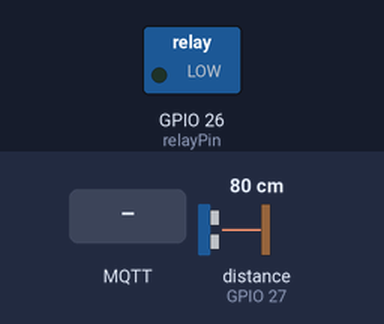
A sketch run on a simulated ESP32. Shown: switched loads named in the sketch (green lamp = pin HIGH). Wiring (inferred from the names in the program): ultrasonic range finder: trigger GPIO 14; echo GPIO 27. The inputs (shaded band) are chosen by the test bench; at power-on: distance to the obstacle (sensor on GPIO 27) 80 cm. The echo pulse lasts 58.3 µs per cm; WiFi joins after 1.5 s; servers stay silent unless stated; no MQTT or app messages arrive unless stated; web services answer with replies made up by the test bench; pins used as bus, display or sensor lines are not drawn; what the sketch prints to the serial monitor is not drawn.

Above: at 2.9 s.
3.0 s: MQTT message "ON" arrives on the first subscribed topic
At 4.5 s:
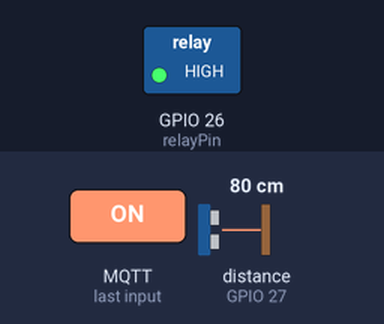
5.2 s: distance to the obstacle (sensor on GPIO 27) set to 7 cm
6.7 s: distance to the obstacle (sensor on GPIO 27) set to 4 cm
9.2 s: MQTT message "OFF" arrives on the first subscribed topic
At 11.1 s:
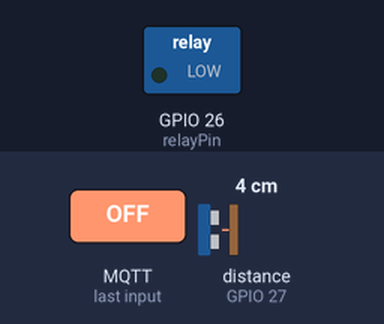
Timing chart, 0 to 12.6 s (numbered marks = the images above; inputs shaded):
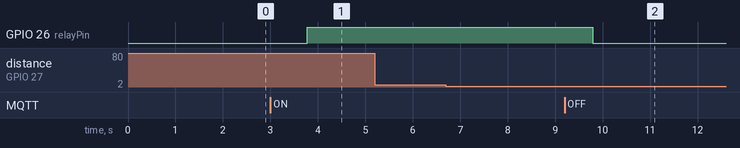

The sketch:

Pakan_Ayam_Otomatis-bottele-MQTTWEB.ino
```cpp
#include <WiFi.h>
#include <HTTPClient.h>
#include <PubSubClient.h>

// WiFi Credentials
const char* ssid = "Wokwi-GUEST"; //name wifi
const char* password = ""; // pass wifi

// Telegram Configuration
const String BOT_TOKEN = ""; //masukan bot token tele
const String CHAT_ID = ""; // masukan chat id tele

// MQTT Configuration
const char* mqttServer = "broker.hivemq.com";
const int mqttPort = 1883;
const char* clientId = "esp32_pakan_relay";
const char* topic_sub = "pakan/perintah";
const char* topic_pub = "pakan/status";

// Pins
const int trigPin = 14;
const int echoPin = 27;
const int relayPin = 26;

WiFiClient espClient;
PubSubClient client(espClient);

bool relayStatus = false;
String statusPakan = "Tidak Diketahui";
bool sudahKirimNotif = false;
unsigned long lastNotifTime = 0;
const unsigned long notifCooldown = 10000; // 10 detik untuk pengujian, ubah ke 3600000 untuk 1 jam

void setup() {
  Serial.begin(115200);
  pinMode(trigPin, OUTPUT);
  pinMode(echoPin, INPUT);
  pinMode(relayPin, OUTPUT);
  digitalWrite(relayPin, LOW);

  // Connect to WiFi
  WiFi.begin(ssid, password);
  Serial.print("Menghubungkan WiFi");
  while (WiFi.status() != WL_CONNECTED) {
    delay(500);
    Serial.print(".");
  }
  Serial.println("\n✅ WiFi Connected: " + WiFi.localIP().toString());

  // Setup MQTT
  client.setServer(mqttServer, mqttPort);
  client.setCallback(callback);

  // Tes notifikasi Telegram saat startup
  Serial.println("ℹ️ Menguji notifikasi Telegram...");
  kirimNotifTelegram("🔔 Tes notifikasi saat startup");
}

void loop() {
  if (!client.connected()) {
    reconnect();
  }
  client.loop();

  float jarak = bacaJarak();
  Serial.printf("📏 Jarak: %.2f cm\n", jarak);

  // Update status pakan
  String newStatus = (jarak >= 0 && jarak <= 5) ? "Habis" : (jarak > 5) ? "Penuh" : "Tidak Valid";
  if (newStatus != statusPakan) {
    statusPakan = newStatus;
    client.publish(topic_pub, statusPakan.c_str());
    Serial.printf("📤 Status pakan diperbarui: %s\n", statusPakan.c_str());
  }

  // Publish jarak
  char buf[10];
  dtostrf(jarak, 1, 2, buf);
  client.publish("pakan/jarak", buf);

  // Publish relay status
  client.publish("pakan/relay", relayStatus ? "ON" : "OFF");

  // Cek apakah notifikasi harus dikirim
  if (jarak >= 0 && jarak < 5) {
    Serial.println("⚠️ Pakan habis terdeteksi!");
    if (!sudahKirimNotif && (millis() - lastNotifTime > notifCooldown)) {
      Serial.println("ℹ️ Mencoba mengirim notifikasi Telegram...");
      kirimNotifTelegram("⚠️ Pakan ayam hampir habis! Segera isi ulang.");
      sudahKirimNotif = true;
      lastNotifTime = millis();
    } else {
      Serial.printf("ℹ️ Notifikasi tidak dikirim: sudahKirimNotif=%d, waktu sejak notifikasi terakhir=%lu ms\n",
                    sudahKirimNotif, millis() - lastNotifTime);
    }
  } else if (jarak > 5 && sudahKirimNotif) {
    sudahKirimNotif = false; // Reset notifikasi jika pakan sudah diisi ulang
    Serial.println("ℹ️ Notifikasi direset karena pakan penuh");
  }

  delay(2000);
}

float bacaJarak() {
  digitalWrite(trigPin, LOW);
  delayMicroseconds(2);
  digitalWrite(trigPin, HIGH);
  delayMicroseconds(10);
  digitalWrite(trigPin, LOW);

  long durasi = pulseIn(echoPin, HIGH, 30000);
  if (durasi == 0) {
    Serial.println("⚠️ Sensor timeout");
    return -1; // Handle timeout
  }
  float jarak = durasi * 0.034 / 2;
  if (jarak <= 0 || jarak >= 400) {
    Serial.println("⚠️ Jarak tidak valid");
    return -1; // Validasi jarak
  }
  return jarak;
}

void callback(char* topic, byte* payload, unsigned int length) {
  String msg;
  for (unsigned int i = 0; i < length; i++) {
    msg += (char)payload[i];
  }
  Serial.printf("📥 Topic: %s | Msg: %s\n", topic, msg.c_str());

  if (String(topic) == topic_sub) {
    if (msg == "ON") {
      digitalWrite(relayPin, HIGH);
      relayStatus = true;
      client.publish("pakan/relay", "ON");
    } else if (msg == "OFF") {
      digitalWrite(relayPin, LOW);
      relayStatus = false;
      client.publish("pakan/relay", "OFF");
    }
  }
}

void reconnect() {
  while (!client.connected()) {
    Serial.print("Menghubungkan MQTT...");
    if (client.connect(clientId)) {
      Serial.println("✅ Terhubung");
      client.subscribe(topic_sub);
    } else {
      Serial.print("❌ Gagal, coba lagi...");
      delay(2000);
    }
  }
}

void kirimNotifTelegram(String pesan) {
  if (WiFi.status() != WL_CONNECTED) {
    Serial.println("❌ WiFi tidak terhubung, tidak bisa mengirim notifikasi");
    return;
  }

  HTTPClient http;
  String url = "https://api.telegram.org/bot" + BOT_TOKEN + "/sendMessage?chat_id=" + CHAT_ID + "&text=" + urlencode(pesan);
  Serial.printf("📤 Mengirim ke URL: %s\n", url.c_str());
  http.begin(url);
  int httpCode = http.GET();
  if (httpCode > 0) {
    String response = http.getString();
    Serial.printf("✅ Notifikasi terkirim ke Telegram: %s\n", response.c_str());
  } else {
    Serial.printf("❌ Gagal kirim notif, kode HTTP: %d\n", httpCode);
  }
  http.end();
}

String urlencode(String str) {
  String encoded = "";
  char c;
  char code0;
  char code1;
  for (int i = 0; i < str.length(); i++) {
    c = str.charAt(i);
    if (isalnum(c)) {
      encoded += c;
    } else {
      code1 = (c & 0xf) + '0';
      if ((c & 0xf) > 9) code1 = (c & 0xf) - 10 + 'A';
      c = (c >> 4) & 0xf;
      code0 = c + '0';
      if (c > 9) code0 = c - 10 + 'A';
      encoded += '%';
      encoded += code0;
      encoded += code1;
    }
  }
  return encoded;
}
```

Measured:
- after the input at 3.0 s, GPIO 26 (relayPin): LOW → HIGH after 0.77 s
- after the input at 5.2 s, every drawn part: stays the same
- after the input at 6.7 s, every drawn part: stays the same
- after the input at 9.2 s, GPIO 26 (relayPin): HIGH → LOW after 0.59 s
